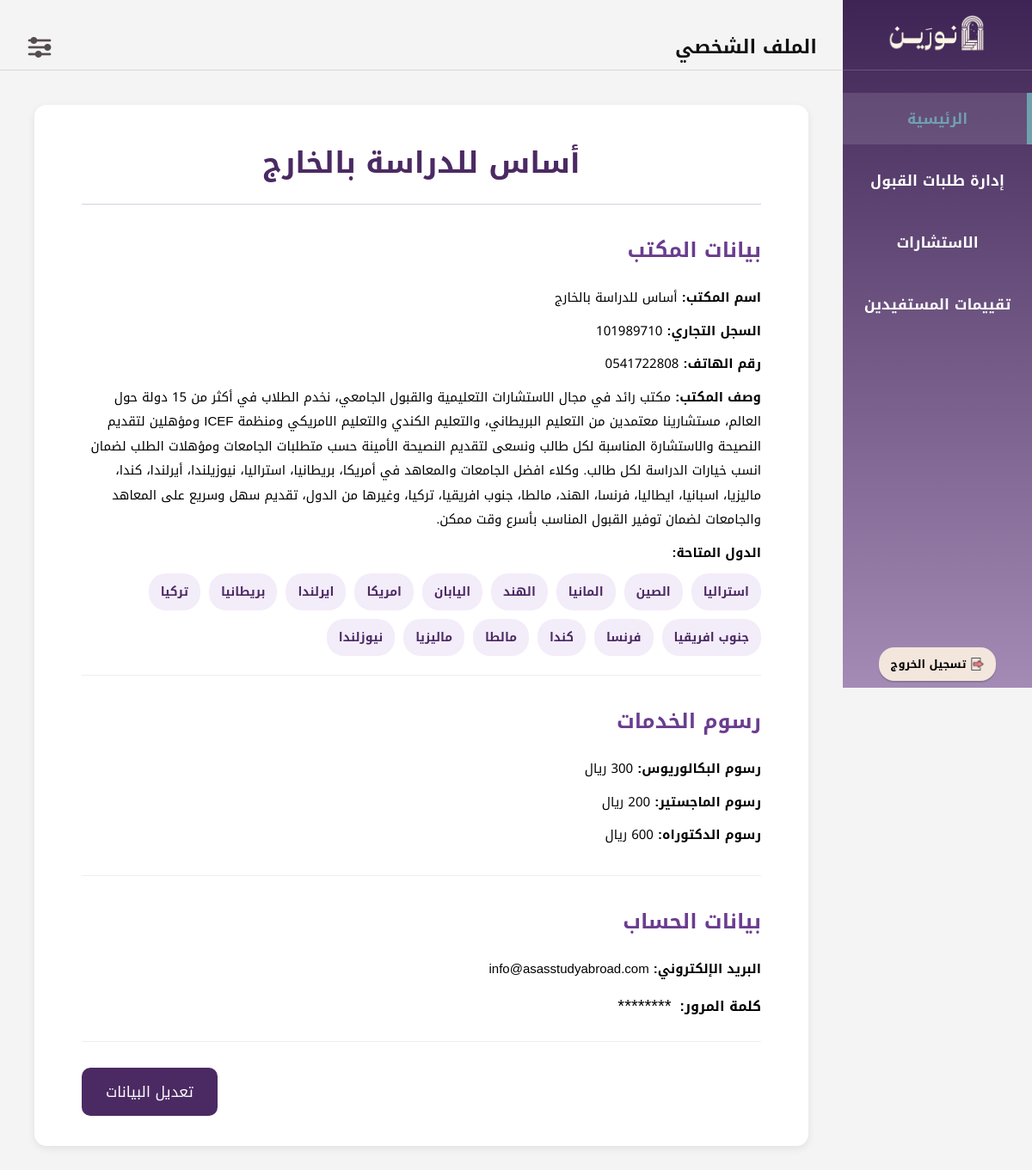
/Con02_Profile.php (signed in), run on the app's committed database.
### tables this page shows
CREATE TABLE `consulting_office` (
  `office_id` int(11) NOT NULL,
  `ccr_number` varchar(255) NOT NULL,
  `email` varchar(255) NOT NULL,
  `office_name` varchar(255) NOT NULL,
  `office_description` text NOT NULL,
  `Bachelor_fee` int(11) NOT NULL,
  `Masters_fee` int(11) NOT NULL,
  `Phd_fee` int(11) NOT NULL,
  `password` varchar(255) NOT NULL,
  `phone` varchar(255) NOT NULL,
  `approval_status` enum('بانتظار المراجعة','معتمد','مرفوض') NOT NULL DEFAULT 'بانتظار المراجعة',
  `account_status` int(11) NOT NULL DEFAULT 0
);

### Con02_Profile.php (the view, shortened to what this page needs)
<?php
$conn = new mysqli("localhost", "root", "", "noreen");
$conn->set_charset("utf8mb4");
$office_id = $_SESSION['office_id'];
$stmt = $conn->prepare("
    SELECT office_name, ccr_number, email, office_description, Bachelor_fee, Masters_fee, Phd_fee, phone
    FROM consulting_office
    WHERE office_id = ?
");
$stmt->bind_param("i", $office_id);
$stmt->execute();
$result = $stmt->get_result();
if ($result->num_rows > 0) {
    $office = $result->fetch_assoc();
} else {
    die("لم يتم العثور على بيانات المكتب");
}
$countryStmt = $conn->prepare("
    SELECT con_name
    FROM office_country
    WHERE office_id = ?
");
$countryStmt->bind_param("i", $office_id);
$countryStmt->execute();
$countryResult = $countryStmt->get_result();
$countries = [];
while ($row = $countryResult->fetch_assoc()) {
    $countries[] = $row['con_name'];
}
?>
<!DOCTYPE html>
<html lang="ar" dir="rtl">
<head>
<link rel="stylesheet" href="CSS01Layout.css?v=2">
</head>
<body>
<div class="layout">
    <aside class="sidebar">
        <div class="sidebar-top">
            <div class="sidebar-logo">
                <img src="شعار نورين.png" alt="شعار نورين">
            </div>
          <ul class="sidebar-menu">
          <li><a href="Con00_MainPage.php" class="active">الرئيسية</a></li>
          <li><a href="Con0_AdmissionRequests.php">إدارة طلبات القبول</a></li>
          <li><a href="Con0_Consultations.php">الاستشارات</a></li>
          <li><a href="Con0_BeneficiaryRatings.php">تقييمات المستفيدين</a></li>
        </ul>
        </div>
   <div class="sidebar-bottom">
  <form action="logout.php" method="post">
    <button type="submit" class="logout-btn">
      <img src="ايقونة تسجيل الخروج.png" class="logout-icon">
      <b>تسجيل الخروج</b>
    </button>
  </form>
</div>   </aside>
    <div class="main-content">
        <header class="header">
            <div class="page-title">الملف الشخصي</div>
            <div class="header-icons">
                <div class="settings-dropdown">
                    <img src="ايقونة قائمة الاعدادات.png" class="menu-icon" alt="القائمة">
                </div>
            </div>
        </header>
        <div class="page">
            <div class="profile-box">
                <h2><?php echo ($office['office_name']); ?></h2>
                <div class="line"></div>
                <div class="profile-section">
                    <h3>بيانات المكتب</h3>
                    <p><label>اسم المكتب:</label> <?php echo ($office['office_name']); ?></p>
                    <p><label>السجل التجاري:</label> <?php echo ($office['ccr_number']); ?></p>
                    <p><label>رقم الهاتف:</label> <?php echo ($office['phone']); ?></p>
                    <p><label>وصف المكتب:</label> <?php echo ($office['office_description']); ?></p>
                    <p><label>الدول المتاحة:</label></p>
                <div class="countries-box">
<?php if (!empty($countries)) { ?>
    <?php foreach ($countries as $country) { ?>
        <div class="country-tag">
            <?php echo ($country); ?>
        </div>
    <?php } ?>
<?php } else { ?>
    <p>لا توجد دول مضافة</p>
<?php } ?>
</div>
                </div>
                <div class="profile-section">
                    <h3>رسوم الخدمات</h3>
                    <p><label>رسوم البكالوريوس:</label> <?php echo ($office['Bachelor_fee']); ?> ريال</p>
                    <p><label>رسوم الماجستير:</label> <?php echo ($office['Masters_fee']); ?> ريال</p>
                    <p><label>رسوم الدكتوراه:</label> <?php echo ($office['Phd_fee']); ?> ريال</p>
                </div>
                <div class="profile-section">
                    <h3>بيانات الحساب</h3>
                    <p><label>البريد الإلكتروني:</label> <?php echo ($office['email']); ?></p>
                    <div class="password-box">
                        <label>كلمة المرور:</label>
                        <p>********</p>
                    </div>
                </div>
                <div class="edit-wrap">
                    <button type="button" class="edit-btn" onclick="window.location.href='Off03_EditProfile.php'">
                        تعديل البيانات
                    </button>
                </div>
            </div>
        </div>
    </div>
</div>
</body>
</html>

### CSS01Layout.css (style rules this page uses)
* { margin:0; padding:0; box-sizing:border-box; font-family:"Noto Kufi Arabic",sans-serif; text-decoration:none; }
body { background:#F4F4F4; direction:rtl; }
.layout { display:flex; min-height:100vh; }
.sidebar { width:220px; height:100vh; position:fixed; top:0; right:0; background:linear-gradient(to bottom,#3E2454,#A48BB5); color:#FFFFFF; display:flex; flex-direction:column; justify-content:space-between; z-index:1000; }
.sidebar-top { width:100%; }
.sidebar-logo { height:82px; display:flex; align-items:center; justify-content:center; border-bottom:1px solid rgba(255,255,255,0.18); }
.sidebar-logo img { width:120px; height:auto; object-fit:contain; }
.sidebar-menu { list-style:none; margin-top:26px; }
.sidebar-menu li { margin-bottom:12px; }
.sidebar-menu a { color:#FFFFFF; font-size:17px; font-weight:600; display:block; padding:14px 22px; text-align:center; transition:.25s; position:relative; }
.sidebar-menu a.active { color:#70A0AF; background:rgba(255,255,255,0.12); }
.sidebar-menu a.active::after { content:""; position:absolute; right:0; top:0; width:6px; height:100%; background:#70A0AF; }
.sidebar-bottom { padding:0 10px 8px; display:flex; justify-content:center; }
.logout-btn { background:#F3E6DD; border:none; border-radius:18px; padding:7px 14px; font-size:13px; cursor:pointer; display:flex; align-items:center; gap:6px; box-shadow:0 2px 1px rgba(0,0,0,0.15); transition:transform .3s, box-shadow .3s; }
.logout-icon { width:15px; height:15px; object-fit:contain; }
.main-content { margin-right:220px; width:calc(100% - 220px); min-height:100vh; display:flex; flex-direction:column; }
.header { min-height:82px; position:sticky; top:0; z-index:900; border-bottom:1px solid #d9d9d9; background:#F4F4F4; display:flex; flex-direction:row; align-items:flex-end; justify-content:space-between; padding:10px 30px; }
.page-title { font-size:22px; font-weight:700; color:#111111; line-height:1.4; }
.header-icons { display:flex; align-items:center; }
.settings-dropdown { position:relative; display:inline-block; }
.settings-dropdown::after { content:""; position:absolute; top:100%; left:0; width:100%; height:10px; }
.menu-icon { width:32px; height:32px; cursor:pointer; display:block; object-fit:contain; }
.page { padding:30px; }

### Con02_Profile.php (style rules this page uses)
.page { padding:40px; font-family:"Noto Kufi Arabic", sans-serif; }
.profile-box { background:#fff; max-width:900px; margin:auto; padding:35px 55px; border-radius:14px; box-shadow:0 3px 10px rgba(0,0,0,0.08); }
.profile-box h2 { text-align:center; margin-bottom:15px; font-size:34px; color:#4b2a63; font-weight:700; }
.line { width:100%; height:1px; background:#d8cde2; margin:0 auto 30px; }
.profile-section { margin-bottom:30px; padding-bottom:22px; border-bottom:1px solid #eee; }
.profile-section h3 { margin-bottom:18px; font-size:24px; color:#6a3d8f; font-weight:700; }
.profile-section p { margin:10px 0; font-size:15px; line-height:1.9; color:#000; }
.profile-section label { font-weight:700; }
.password-box { display:flex; align-items:center; gap:10px; flex-wrap:wrap; }
.password-box p { margin:0; font-size:20px; }
.countries-box { display:flex; flex-wrap:wrap; gap:10px; margin-top:10px; }
.country-tag { background:#f3ecf9; color:#4b2a63; padding:8px 14px; border-radius:20px; font-size:14px; font-weight:600; }
.edit-wrap { text-align:left; margin-top:25px; }
.edit-btn { padding:12px 28px; border:none; border-radius:10px; background:#4b2a63; color:#fff; font-size:17px; font-family:"Noto Kufi Arabic", sans-serif; cursor:pointer; transition:0.3s; }

### data on the page
consulting_office: office_name "أساس للدراسة بالخارج", ccr_number "101989710", phone "0541722808", office_description "مكتب رائد في مجال الاستشارات التعليمية والقبول الجامعي، نخدم الطلاب في أكثر من 15 دولة حول العالم، مستشارينا معتمدين من التعليم البريطاني، والتعليم الكندي والتعليم الامريكي ومنظمة ICEF ومؤهلين لتقديم النصيحة والاستشارة المناسبة لكل طالب ونسعى لتقديم النصيحة الأمينة حسب متطلبات الجامعات ومؤهلات الطلب لضمان انسب خيارات الدراسة لكل طالب. وكلاء افضل الجامعات والمعاهد في أمريكا، بريطانيا، استراليا، نيوزيلندا، أيرلندا، كندا، ماليزيا، اسبانيا، ايطاليا، فرنسا، الهند، مالطا، جنوب افريقيا، تركيا، وغيرها من الدول، تقديم سهل وسريع على المعاهد والجامعات لضمان توفير القبول المناسب بأسرع وقت ممكن.", email "info@asasstudyabroad.com"

### other printed values
$country "استراليا"
$country "الصين"
$country "المانيا"
$country "الهند"
$country "اليابان"
$country "امريكا"
$country "ايرلندا"
$country "بريطانيا"
$country "تركيا"
$country "جنوب افريقيا"
$country "فرنسا"
$country "كندا"
$country "مالطا"
$country "ماليزيا"
$country "نيوزلندا"
